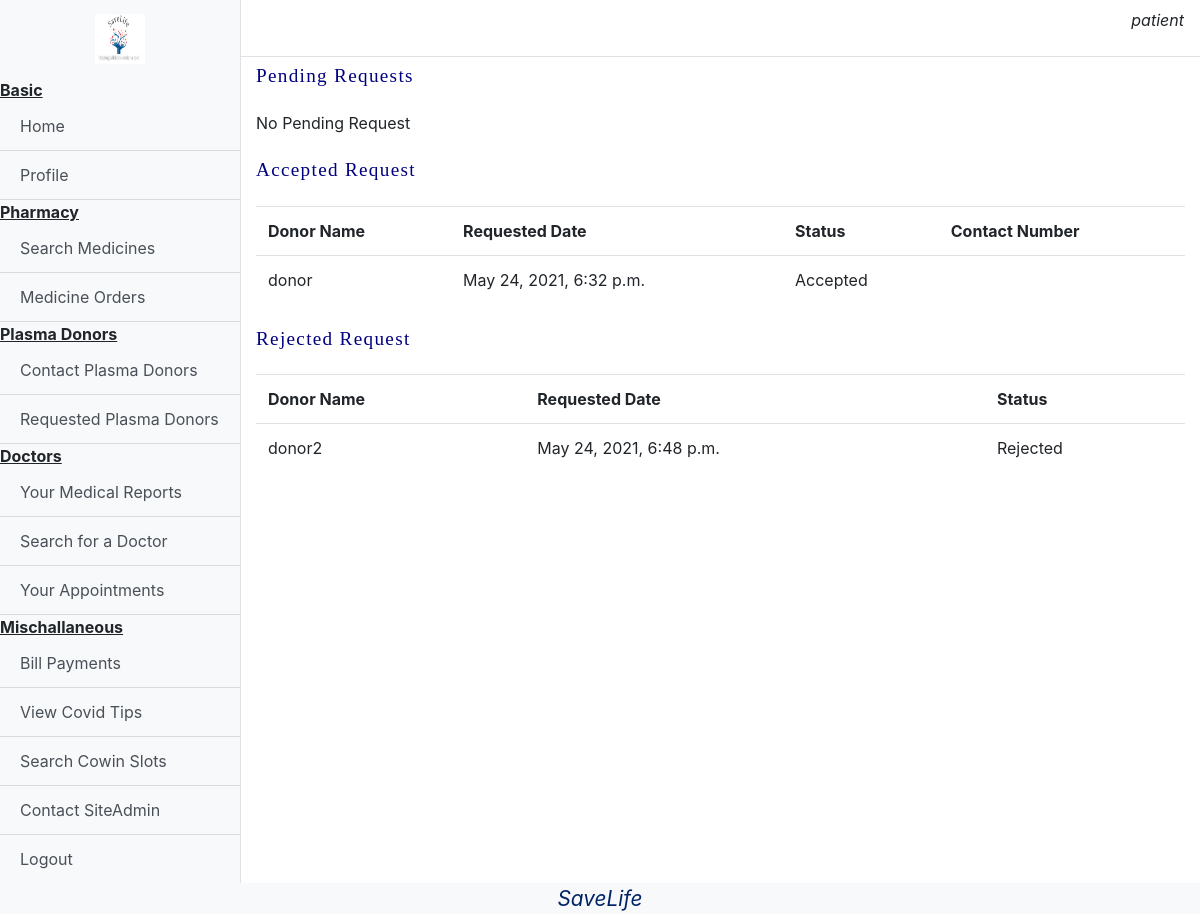
/patient/showDonorRequest (signed in), run on the app's committed database.
### base/models.py (models this page shows, shortened)
class User(AbstractUser):
    type = models.CharField(max_length=10,choices=(("Patient","Patient"),("Doctor","Doctor"),("Donor","Donor"),("Pharmacy","Pharmacy")))

### donor/models.py (models this page shows)
class DonorRequest(models.Model):
    patient = models.ForeignKey(User,on_delete=models.CASCADE,related_name='patients')
    donor = models.ForeignKey(User,on_delete=models.CASCADE,related_name='donors')
    status = models.CharField(choices = (("Pending","Pending"),("Accepted","Accepted"),("Rejected","Rejected")),max_length=20,default="Pending")
    rdt = models.DateTimeField(auto_now_add=True)

### patient/views.py (the view)
# urls.py: path('showDonorRequest',views.showDonorRequest,name="showDonorRequest")
def showDonorRequest(request):
    if request.user.type!="Patient":
        storage = messages.get_messages(request)
        storage.used = True
        messages.info(request,'Not Allowed. Please Re-Login')
        return redirect('/')
    pending = DonorRequest.objects.filter(patient=request.user,status="Pending")
    accepted = DonorRequest.objects.filter(patient=request.user,status="Accepted")
    rejected = DonorRequest.objects.filter(patient=request.user,status="Rejected")
    pl,al,rl = len(pending),len(accepted),len(rejected)
    print(pending)
    return render(request,"Patient/showDonorRequest.html",{'pending':pending,'accepted':accepted,'rejected':rejected,'pl':pl,'al':al,'rl':rl})

### templates/Patient/showDonorRequest.html (shortened to what this page needs)
{%extends "Patient/dashboard.html"%}
{%load static%}
{%block content%}
<link rel="stylesheet" href="{%static 'css/home.css'%}">
<p class="aboutText">Pending Requests</p>
{% if pl == 0%}
<p>No Pending Request</p>
{%endif%}
<p class="aboutText">Accepted Request</p>
{% if al == 0%}
<p>No Accepted Requests</p>
{%else%}
<table class="table">
    <tr>
        <th>Donor Name</th>
        <th>Requested Date</th>
        <th>Status</th>
        <th>Contact Number</th>
    </tr>
    {%for item in accepted%}
    <tr>
        <td>{{item.donor.first_name}}</td>
        <td>{{item.rdt}}</td>
        <td>{{item.status}}</td>
        <td>{{item.donor.profile.mobile}}</td>
    </tr>
    {%endfor%}
</table>
{%endif%}
<p class="aboutText">Rejected Request</p>
{% if rl == 0%}
<p>No Rejected Requests</p>
{%else%}
<table class="table">
    <tr>
        <th>Donor Name</th>
        <th>Requested Date</th>
        <th>Status</th>
    </tr>
    {%for item in rejected%}
    <tr>
        <td>{{item.donor.first_name}}</td>
        <td>{{item.rdt}}</td>
        <td>{{item.status}}</td>
    </tr>
    {%endfor%}
</table>
{%endif%}
{%endblock%}

### templates/Patient/dashboard.html (shortened to what this page needs)
{%load static%}
{% load google_translate %}
<!DOCTYPE html>
<html lang="en">
<head>
    <link rel="stylesheet" href="https://cdn.jsdelivr.net/npm/bootstrap@4.5.3/dist/css/bootstrap.min.css">
    <link rel="stylesheet" href="{% static 'css/dashboard.css' %}">
</head>
<body>
  <div class="d-flex" id="wrapper">
    <div class="bg-light border-right" id="sidebar-wrapper">
      <div class="sidebar-heading"><center><img src="{% static 'images/logo.jpg' %}" width="50px" height="50px"></center></div>
      <div class="list-group list-group-flush">
        <b><u>Basic</u></b>
        <a href="/dashboard" class="list-group-item list-group-item-action bg-light">Home</a>
        <a href="/addProfile" class="list-group-item list-group-item-action bg-light">Profile</a>
        <b><u>Pharmacy</u></b>
        <a href="/patient/searchMedicine" class="list-group-item list-group-item-action bg-light">Search Medicines</a>
        <a href="/patient/yourOrders" class="list-group-item list-group-item-action bg-light">Medicine Orders</a>
        <b><u>Plasma Donors</u></b>
        <a href="/patient/searchDonors" class="list-group-item list-group-item-action bg-light">Contact Plasma Donors</a>
        <a href="/patient/showDonorRequest" class="list-group-item list-group-item-action bg-light">Requested Plasma Donors </a>
        <b><u>Doctors</u></b>
        <a href="/patient/MedicalReport" class="list-group-item list-group-item-action bg-light">Your Medical Reports</a>
        <a href="/patient/viewDoctor" class="list-group-item list-group-item-action bg-light">Search for a Doctor</a>
        <a href="/patient/viewAppointment" class="list-group-item list-group-item-action bg-light">Your Appointments</a>
        <b><u> Mischallaneous</u></b>
        <a href="/patient/yourBill" class="list-group-item list-group-item-action bg-light">Bill Payments</a>
        <a href="/covidTips" class="list-group-item list-group-item-action bg-light">View Covid Tips</a>
        <a href="/cowinSlot" class="list-group-item list-group-item-action bg-light">Search Cowin Slots</a>
        <a href="/contactAdmin" class="list-group-item list-group-item-action bg-light">Contact SiteAdmin</a>
        <a href="/logout" class="list-group-item list-group-item-action bg-light">Logout</a>
      </div>
    </div>
    <div id="page-content-wrapper">
      <nav class="navbar navbar-expand-lg navbar-light bg-transparent border-bottom">
        <button class="btn btn-link" id="menu-toggle"></button>
        <p class="justify-content-end ml-auto" style="font-style: oblique;">{% google_translate type='vertical' language='en' %} {{request.user.username}}</p>
      </nav>
      <div class="container-fluid">
            {%block content%}
            {%endblock%}
      </div>
    </div>
  </div>
  <div class="footer obq bg-light">
    SaveLife
</div>
</body>
</html>

### static/css/dashboard.css (style rules this page uses)
#wrapper { overflow-x: hidden; }
#sidebar-wrapper { min-height: 100vh; margin-left: -15rem; -webkit-transition: margin .25s ease-out; -moz-transition: margin .25s ease-out; -o-transition: margin .25s ease-out; transition: margin .25s ease-out; }
.footer { font-weight: 400; font-size: 1.3em; left: 0; bottom: 0; width: 100%; color: #002366; text-align: center; }
#sidebar-wrapper .sidebar-heading { padding: 0.875rem 1.25rem; font-size: 1.2rem; }
#sidebar-wrapper .list-group { width: 15rem; }
#page-content-wrapper { min-width: 100vw; }
@media (min-width: 768px) { #sidebar-wrapper { margin-left: 0; } }
@media (min-width: 768px) { #page-content-wrapper { min-width: 0; width: 100%; } }
.obq { font-style: oblique; font-size: 1.5em; text-align:center; }

### static/css/home.css (style rules this page uses)
.aboutText { font-family: Georgia, 'Times New Roman', Times, serif; font-weight: 200; line-height: 2em; font-size: larger; letter-spacing: 1.3px; text-align: justify; color: #000080; }
.footer { text-align: center; }
.footer { font-weight: 400; font-size: 1.3em; left: 0; bottom: 0; width: 100%; color: #002366; text-align: center; }

### data on the page
User: user.username "patient"
DonorRequest: donor.first_name "donor", rdt "May 24, 2021, 6:32 p.m.", status "Accepted"
DonorRequest: donor.first_name "donor2", rdt "May 24, 2021, 6:48 p.m.", status "Rejected"
